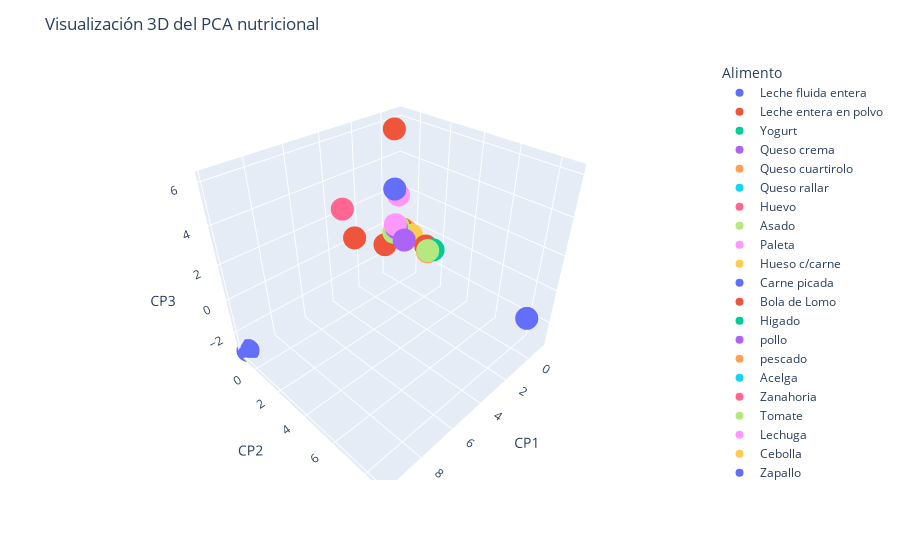

Notebook source saved alongside this figure:
### Code cell
df_plot = pd.DataFrame(X_pca[:, :3], columns=['CP1', 'CP2', 'CP3'])
df_plot['Alimento'] = y  

fig = px.scatter_3d(df_plot, x='CP1', y='CP2', z='CP3', color='Alimento')
fig.update_layout(title='Visualización 3D del PCA nutricional')
fig.show()

### Figure 1 — Plotly figure (JSON) as saved in the notebook; plotly's stock layout.template omitted (floating-point values rounded to 4 significant figures)
{"data": [{"hovertemplate": "Alimento=Leche fluida entera<br>CP1=%{x}<br>CP2=%{y}<br>CP3=%{z}<extra></extra>", "legendgroup": "Leche fluida entera", "marker": {"color": "#636efa", "symbol": "circle"}, "mode": "markers", "name": "Leche fluida entera", "scene": "scene", "showlegend": true, "type": "scatter3d", "x": [9.785], "y": [-1.12], "z": [-3.225]}, {"hovertemplate": "Alimento=Leche entera en polvo<br>CP1=%{x}<br>CP2=%{y}<br>CP3=%{z}<extra></extra>", "legendgroup": "Leche entera en polvo", "marker": {"color": "#EF553B", "symbol": "circle"}, "mode": "markers", "name": "Leche entera en polvo", "scene": "scene", "showlegend": true, "type": "scatter3d", "x": [0.7094], "y": [-0.5296], "z": [-0.7333]}, {"hovertemplate": "Alimento=Yogurt<br>CP1=%{x}<br>CP2=%{y}<br>CP3=%{z}<extra></extra>", "legendgroup": "Yogurt", "marker": {"color": "#00cc96", "symbol": "circle"}, "mode": "markers", "name": "Yogurt", "scene": "scene", "showlegend": true, "type": "scatter3d", "x": [-0.2734], "y": [-0.2831], "z": [-0.4513]}, {"hovertemplate": "Alimento=Queso crema<br>CP1=%{x}<br>CP2=%{y}<br>CP3=%{z}<extra></extra>", "legendgroup": "Queso crema", "marker": {"color": "#ab63fa", "symbol": "circle"}, "mode": "markers", "name": "Queso crema", "scene": "scene", "showlegend": true, "type": "scatter3d", "x": [-0.7856], "y": [-0.4243], "z": [-0.3297]}, {"hovertemplate": "Alimento=Queso cuartirolo<br>CP1=%{x}<br>CP2=%{y}<br>CP3=%{z}<extra></extra>", "legendgroup": "Queso cuartirolo", "marker": {"color": "#FFA15A", "symbol": "circle"}, "mode": "markers", "name": "Queso cuartirolo", "scene": "scene", "showlegend": true, "type": "scatter3d", "x": [-0.5399], "y": [-0.4403], "z": [-0.3874]}, {"hovertemplate": "Alimento=Queso rallar<br>CP1=%{x}<br>CP2=%{y}<br>CP3=%{z}<extra></extra>", "legendgroup": "Queso rallar", "marker": {"color": "#19d3f3", "symbol": "circle"}, "mode": "markers", "name": "Queso rallar", "scene": "scene", "showlegend": true, "type": "scatter3d", "x": [-0.5795], "y": [-0.3521], "z": [-0.4098]}, {"hovertemplate": "Alimento=Huevo<br>CP1=%{x}<br>CP2=%{y}<br>CP3=%{z}<extra></extra>", "legendgroup": "Huevo", "marker": {"color": "#FF6692", "symbol": "circle"}, "mode": "markers", "name": "Huevo", "scene": "scene", "showlegend": true, "type": "scatter3d", "x": [-0.4689], "y": [-0.3743], "z": [-0.2748]}, {"hovertemplate": "Alimento=Asado<br>CP1=%{x}<br>CP2=%{y}<br>CP3=%{z}<extra></extra>", "legendgroup": "Asado", "marker": {"color": "#B6E880", "symbol": "circle"}, "mode": "markers", "name": "Asado", "scene": "scene", "showlegend": true, "type": "scatter3d", "x": [0.1216], "y": [2.182], "z": [-0.1599]}, {"hovertemplate": "Alimento=Paleta <br>CP1=%{x}<br>CP2=%{y}<br>CP3=%{z}<extra></extra>", "legendgroup": "Paleta ", "marker": {"color": "#FF97FF", "symbol": "circle"}, "mode": "markers", "name": "Paleta ", "scene": "scene", "showlegend": true, "type": "scatter3d", "x": [-0.5621], "y": [0.3345], "z": [-0.274]}, {"hovertemplate": "Alimento=Hueso c/carne<br>CP1=%{x}<br>CP2=%{y}<br>CP3=%{z}<extra></extra>", "legendgroup": "Hueso c/carne", "marker": {"color": "#FECB52", "symbol": "circle"}, "mode": "markers", "name": "Hueso c/carne", "scene": "scene", "showlegend": true, "type": "scatter3d", "x": [-0.5621], "y": [0.3345], "z": [-0.274]}, {"hovertemplate": "Alimento=Carne picada<br>CP1=%{x}<br>CP2=%{y}<br>CP3=%{z}<extra></extra>", "legendgroup": "Carne picada", "marker": {"color": "#636efa", "symbol": "circle"}, "mode": "markers", "name": "Carne picada", "scene": "scene", "showlegend": true, "type": "scatter3d", "x": [-0.3709], "y": [-0.2887], "z": [-0.06833]}, {"hovertemplate": "Alimento=Bola de Lomo<br>CP1=%{x}<br>CP2=%{y}<br>CP3=%{z}<extra></extra>", "legendgroup": "Bola de Lomo", "marker": {"color": "#EF553B", "symbol": "circle"}, "mode": "markers", "name": "Bola de Lomo", "scene": "scene", "showlegend": true, "type": "scatter3d", "x": [-0.3497], "y": [-0.2833], "z": [0.008098]}, {"hovertemplate": "Alimento=Higado<br>CP1=%{x}<br>CP2=%{y}<br>CP3=%{z}<extra></extra>", "legendgroup": "Higado", "marker": {"color": "#00cc96", "symbol": "circle"}, "mode": "markers", "name": "Higado", "scene": "scene", "showlegend": true, "type": "scatter3d", "x": [-0.6594], "y": [1.905], "z": [-0.5963]}, {"hovertemplate": "Alimento=pollo<br>CP1=%{x}<br>CP2=%{y}<br>CP3=%{z}<extra></extra>", "legendgroup": "pollo", "marker": {"color": "#ab63fa", "symbol": "circle"}, "mode": "markers", "name": "pollo", "scene": "scene", "showlegend": true, "type": "scatter3d", "x": [0.1409], "y": [-0.1884], "z": [0.2934]}, {"hovertemplate": "Alimento=pescado<br>CP1=%{x}<br>CP2=%{y}<br>CP3=%{z}<extra></extra>", "legendgroup": "pescado", "marker": {"color": "#FFA15A", "symbol": "circle"}, "mode": "markers", "name": "pescado", "scene": "scene", "showlegend": true, "type": "scatter3d", "x": [-0.6066], "y": [-0.4082], "z": [-0.247]}, {"hovertemplate": "Alimento=Acelga<br>CP1=%{x}<br>CP2=%{y}<br>CP3=%{z}<extra></extra>", "legendgroup": "Acelga", "marker": {"color": "#19d3f3", "symbol": "circle"}, "mode": "markers", "name": "Acelga", "scene": "scene", "showlegend": true, "type": "scatter3d", "x": [-0.06196], "y": [-0.431], "z": [-0.3361]}, {"hovertemplate": "Alimento=Zanahoria<br>CP1=%{x}<br>CP2=%{y}<br>CP3=%{z}<extra></extra>", "legendgroup": "Zanahoria", "marker": {"color": "#FF6692", "symbol": "circle"}, "mode": "markers", "name": "Zanahoria", "scene": "scene", "showlegend": true, "type": "scatter3d", "x": [-0.1845], "y": [-0.3425], "z": [-0.1007]}, {"hovertemplate": "Alimento=Tomate<br>CP1=%{x}<br>CP2=%{y}<br>CP3=%{z}<extra></extra>", "legendgroup": "Tomate", "marker": {"color": "#B6E880", "symbol": "circle"}, "mode": "markers", "name": "Tomate", "scene": "scene", "showlegend": true, "type": "scatter3d", "x": [0.2199], "y": [-0.3118], "z": [-0.01984]}, {"hovertemplate": "Alimento=Lechuga<br>CP1=%{x}<br>CP2=%{y}<br>CP3=%{z}<extra></extra>", "legendgroup": "Lechuga", "marker": {"color": "#FF97FF", "symbol": "circle"}, "mode": "markers", "name": "Lechuga", "scene": "scene", "showlegend": true, "type": "scatter3d", "x": [-0.4089], "y": [-0.4029], "z": [-0.2592]}, {"hovertemplate": "Alimento=Cebolla<br>CP1=%{x}<br>CP2=%{y}<br>CP3=%{z}<extra></extra>", "legendgroup": "Cebolla", "marker": {"color": "#FECB52", "symbol": "circle"}, "mode": "markers", "name": "Cebolla", "scene": "scene", "showlegend": true, "type": "scatter3d", "x": [-0.05937], "y": [-0.3655], "z": [-0.1708]}, {"hovertemplate": "Alimento=Zapallo<br>CP1=%{x}<br>CP2=%{y}<br>CP3=%{z}<extra></extra>", "legendgroup": "Zapallo", "marker": {"color": "#636efa", "symbol": "circle"}, "mode": "markers", "name": "Zapallo", "scene": "scene", "showlegend": true, "type": "scatter3d", "x": [-0.42], "y": [-0.4106], "z": [-0.2797]}, {"hovertemplate": "Alimento=Manzana<br>CP1=%{x}<br>CP2=%{y}<br>CP3=%{z}<extra></extra>", "legendgroup": "Manzana", "marker": {"color": "#EF553B", "symbol": "circle"}, "mode": "markers", "name": "Manzana", "scene": "scene", "showlegend": true, "type": "scatter3d", "x": [0.0772], "y": [-0.3042], "z": [0.02442]}, {"hovertemplate": "Alimento=Naranja<br>CP1=%{x}<br>CP2=%{y}<br>CP3=%{z}<extra></extra>", "legendgroup": "Naranja", "marker": {"color": "#00cc96", "symbol": "circle"}, "mode": "markers", "name": "Naranja", "scene": "scene", "showlegend": true, "type": "scatter3d", "x": [-0.02975], "y": [-0.3297], "z": [-0.05204]}, {"hovertemplate": "Alimento=Mandarina<br>CP1=%{x}<br>CP2=%{y}<br>CP3=%{z}<extra></extra>", "legendgroup": "Mandarina", "marker": {"color": "#ab63fa", "symbol": "circle"}, "mode": "markers", "name": "Mandarina", "scene": "scene", "showlegend": true, "type": "scatter3d", "x": [-0.01125], "y": [-0.3272], "z": [-0.04629]}, {"hovertemplate": "Alimento=pera<br>CP1=%{x}<br>CP2=%{y}<br>CP3=%{z}<extra></extra>", "legendgroup": "pera", "marker": {"color": "#FFA15A", "symbol": "circle"}, "mode": "markers", "name": "pera", "scene": "scene", "showlegend": true, "type": "scatter3d", "x": [-0.5372], "y": [-0.3828], "z": [-0.1961]}, {"hovertemplate": "Alimento=Banana<br>CP1=%{x}<br>CP2=%{y}<br>CP3=%{z}<extra></extra>", "legendgroup": "Banana", "marker": {"color": "#19d3f3", "symbol": "circle"}, "mode": "markers", "name": "Banana", "scene": "scene", "showlegend": true, "type": "scatter3d", "x": [-0.2977], "y": [-0.3499], "z": [-0.08755]}, {"hovertemplate": "Alimento=Pan Frances<br>CP1=%{x}<br>CP2=%{y}<br>CP3=%{z}<extra></extra>", "legendgroup": "Pan Frances", "marker": {"color": "#FF6692", "symbol": "circle"}, "mode": "markers", "name": "Pan Frances", "scene": "scene", "showlegend": true, "type": "scatter3d", "x": [4.424], "y": [0.4622], "z": [3.358]}, {"hovertemplate": "Alimento=Arroz<br>CP1=%{x}<br>CP2=%{y}<br>CP3=%{z}<extra></extra>", "legendgroup": "Arroz", "marker": {"color": "#B6E880", "symbol": "circle"}, "mode": "markers", "name": "Arroz", "scene": "scene", "showlegend": true, "type": "scatter3d", "x": [-0.08937], "y": [-0.2851], "z": [0.2598]}, {"hovertemplate": "Alimento=Harina trigo<br>CP1=%{x}<br>CP2=%{y}<br>CP3=%{z}<extra></extra>", "legendgroup": "Harina trigo", "marker": {"color": "#FF97FF", "symbol": "circle"}, "mode": "markers", "name": "Harina trigo", "scene": "scene", "showlegend": true, "type": "scatter3d", "x": [0.2175], "y": [-0.1925], "z": [0.5158]}, {"hovertemplate": "Alimento=Harina maiz<br>CP1=%{x}<br>CP2=%{y}<br>CP3=%{z}<extra></extra>", "legendgroup": "Harina maiz", "marker": {"color": "#FECB52", "symbol": "circle"}, "mode": "markers", "name": "Harina maiz", "scene": "scene", "showlegend": true, "type": "scatter3d", "x": [-0.6959], "y": [-0.4119], "z": [-0.2492]}, {"hovertemplate": "Alimento=Fideos secos<br>CP1=%{x}<br>CP2=%{y}<br>CP3=%{z}<extra></extra>", "legendgroup": "Fideos secos", "marker": {"color": "#636efa", "symbol": "circle"}, "mode": "markers", "name": "Fideos secos", "scene": "scene", "showlegend": true, "type": "scatter3d", "x": [0.4953], "y": [8.766], "z": [-0.7401]}, {"hovertemplate": "Alimento=Papa<br>CP1=%{x}<br>CP2=%{y}<br>CP3=%{z}<extra></extra>", "legendgroup": "Papa", "marker": {"color": "#EF553B", "symbol": "circle"}, "mode": "markers", "name": "Papa", "scene": "scene", "showlegend": true, "type": "scatter3d", "x": [3.415], "y": [0.04146], "z": [1.148]}, {"hovertemplate": "Alimento=Batata<br>CP1=%{x}<br>CP2=%{y}<br>CP3=%{z}<extra></extra>", "legendgroup": "Batata", "marker": {"color": "#00cc96", "symbol": "circle"}, "mode": "markers", "name": "Batata", "scene": "scene", "showlegend": true, "type": "scatter3d", "x": [-0.6155], "y": [-0.4028], "z": [-0.25]}, {"hovertemplate": "Alimento=Aceite girasol<br>CP1=%{x}<br>CP2=%{y}<br>CP3=%{z}<extra></extra>", "legendgroup": "Aceite girasol", "marker": {"color": "#ab63fa", "symbol": "circle"}, "mode": "markers", "name": "Aceite girasol", "scene": "scene", "showlegend": true, "type": "scatter3d", "x": [0.3264], "y": [0.6139], "z": [-0.09075]}, {"hovertemplate": "Alimento=Manteca<br>CP1=%{x}<br>CP2=%{y}<br>CP3=%{z}<extra></extra>", "legendgroup": "Manteca", "marker": {"color": "#FFA15A", "symbol": "circle"}, "mode": "markers", "name": "Manteca", "scene": "scene", "showlegend": true, "type": "scatter3d", "x": [-1.092], "y": [1.133], "z": [-1.283]}, {"hovertemplate": "Alimento=Margarina<br>CP1=%{x}<br>CP2=%{y}<br>CP3=%{z}<extra></extra>", "legendgroup": "Margarina", "marker": {"color": "#19d3f3", "symbol": "circle"}, "mode": "markers", "name": "Margarina", "scene": "scene", "showlegend": true, "type": "scatter3d", "x": [-0.7248], "y": [-0.3689], "z": [-0.321]}, {"hovertemplate": "Alimento=Mayonesa<br>CP1=%{x}<br>CP2=%{y}<br>CP3=%{z}<extra></extra>", "legendgroup": "Mayonesa", "marker": {"color": "#FF6692", "symbol": "circle"}, "mode": "markers", "name": "Mayonesa", "scene": "scene", "showlegend": true, "type": "scatter3d", "x": [-0.7601], "y": [-0.3848], "z": [-0.3264]}, {"hovertemplate": "Alimento=Mortadela<br>CP1=%{x}<br>CP2=%{y}<br>CP3=%{z}<extra></extra>", "legendgroup": "Mortadela", "marker": {"color": "#B6E880", "symbol": "circle"}, "mode": "markers", "name": "Mortadela", "scene": "scene", "showlegend": true, "type": "scatter3d", "x": [-0.7903], "y": [-0.4281], "z": [-0.3138]}, {"hovertemplate": "Alimento=Paleta cocida<br>CP1=%{x}<br>CP2=%{y}<br>CP3=%{z}<extra></extra>", "legendgroup": "Paleta cocida", "marker": {"color": "#FF97FF", "symbol": "circle"}, "mode": "markers", "name": "Paleta cocida", "scene": "scene", "showlegend": true, "type": "scatter3d", "x": [-0.8106], "y": [-0.4333], "z": [-0.3281]}, {"hovertemplate": "Alimento=Galletitas saladas<br>CP1=%{x}<br>CP2=%{y}<br>CP3=%{z}<extra></extra>", "legendgroup": "Galletitas saladas", "marker": {"color": "#FECB52", "symbol": "circle"}, "mode": "markers", "name": "Galletitas saladas", "scene": "scene", "showlegend": true, "type": "scatter3d", "x": [-0.4626], "y": [-0.3198], "z": [-0.1458]}, {"hovertemplate": "Alimento=Galletitas dulces<br>CP1=%{x}<br>CP2=%{y}<br>CP3=%{z}<extra></extra>", "legendgroup": "Galletitas dulces", "marker": {"color": "#636efa", "symbol": "circle"}, "mode": "markers", "name": "Galletitas dulces", "scene": "scene", "showlegend": true, "type": "scatter3d", "x": [-0.7315], "y": [-0.4629], "z": [-0.3082]}, {"hovertemplate": "Alimento=Dulce de leche<br>CP1=%{x}<br>CP2=%{y}<br>CP3=%{z}<extra></extra>", "legendgroup": "Dulce de leche", "marker": {"color": "#EF553B", "symbol": "circle"}, "mode": "markers", "name": "Dulce de leche", "scene": "scene", "showlegend": true, "type": "scatter3d", "x": [-0.7124], "y": [1.311], "z": [-0.6329]}, {"hovertemplate": "Alimento=Mermelada<br>CP1=%{x}<br>CP2=%{y}<br>CP3=%{z}<extra></extra>", "legendgroup": "Mermelada", "marker": {"color": "#00cc96", "symbol": "circle"}, "mode": "markers", "name": "Mermelada", "scene": "scene", "showlegend": true, "type": "scatter3d", "x": [-0.7954], "y": [-0.4529], "z": [-0.3253]}, {"hovertemplate": "Alimento=Dulce de batata<br>CP1=%{x}<br>CP2=%{y}<br>CP3=%{z}<extra></extra>", "legendgroup": "Dulce de batata", "marker": {"color": "#ab63fa", "symbol": "circle"}, "mode": "markers", "name": "Dulce de batata", "scene": "scene", "showlegend": true, "type": "scatter3d", "x": [-0.8045], "y": [-0.4545], "z": [-0.3322]}, {"hovertemplate": "Alimento=Azucar<br>CP1=%{x}<br>CP2=%{y}<br>CP3=%{z}<extra></extra>", "legendgroup": "Azucar", "marker": {"color": "#FFA15A", "symbol": "circle"}, "mode": "markers", "name": "Azucar", "scene": "scene", "showlegend": true, "type": "scatter3d", "x": [-0.6891], "y": [-0.9617], "z": [-0.2635]}, {"hovertemplate": "Alimento=Gaseosa<br>CP1=%{x}<br>CP2=%{y}<br>CP3=%{z}<extra></extra>", "legendgroup": "Gaseosa", "marker": {"color": "#19d3f3", "symbol": "circle"}, "mode": "markers", "name": "Gaseosa", "scene": "scene", "showlegend": true, "type": "scatter3d", "x": [-0.6193], "y": [-0.4532], "z": [-0.3139]}, {"hovertemplate": "Alimento=Jugo conc.<br>CP1=%{x}<br>CP2=%{y}<br>CP3=%{z}<extra></extra>", "legendgroup": "Jugo conc.", "marker": {"color": "#FF6692", "symbol": "circle"}, "mode": "markers", "name": "Jugo conc.", "scene": "scene", "showlegend": true, "type": "scatter3d", "x": [-0.5166], "y": [-0.4478], "z": [-0.301]}, {"hovertemplate": "Alimento=Arvejas en lata<br>CP1=%{x}<br>CP2=%{y}<br>CP3=%{z}<extra></extra>", "legendgroup": "Arvejas en lata", "marker": {"color": "#B6E880", "symbol": "circle"}, "mode": "markers", "name": "Arvejas en lata", "scene": "scene", "showlegend": true, "type": "scatter3d", "x": [-0.8487], "y": [-1.049], "z": [-0.7436]}, {"hovertemplate": "Alimento=Tomate envasado<br>CP1=%{x}<br>CP2=%{y}<br>CP3=%{z}<extra></extra>", "legendgroup": "Tomate envasado", "marker": {"color": "#FF97FF", "symbol": "circle"}, "mode": "markers", "name": "Tomate envasado", "scene": "scene", "showlegend": true, "type": "scatter3d", "x": [0.1404], "y": [-0.02811], "z": [2.387]}, {"hovertemplate": "Alimento=Caldo conc.<br>CP1=%{x}<br>CP2=%{y}<br>CP3=%{z}<extra></extra>", "legendgroup": "Caldo conc.", "marker": {"color": "#FECB52", "symbol": "circle"}, "mode": "markers", "name": "Caldo conc.", "scene": "scene", "showlegend": true, "type": "scatter3d", "x": [-0.8114], "y": [-0.4424], "z": [-0.3453]}, {"hovertemplate": "Alimento=Cerveza<br>CP1=%{x}<br>CP2=%{y}<br>CP3=%{z}<extra></extra>", "legendgroup": "Cerveza", "marker": {"color": "#636efa", "symbol": "circle"}, "mode": "markers", "name": "Cerveza", "scene": "scene", "showlegend": true, "type": "scatter3d", "x": [0.5101], "y": [0.05195], "z": [2.898]}, {"hovertemplate": "Alimento=Vino<br>CP1=%{x}<br>CP2=%{y}<br>CP3=%{z}<extra></extra>", "legendgroup": "Vino", "marker": {"color": "#EF553B", "symbol": "circle"}, "mode": "markers", "name": "Vino", "scene": "scene", "showlegend": true, "type": "scatter3d", "x": [0.6007], "y": [0.1092], "z": [6.172]}, {"hovertemplate": "Alimento=Sal fina<br>CP1=%{x}<br>CP2=%{y}<br>CP3=%{z}<extra></extra>", "legendgroup": "Sal fina", "marker": {"color": "#00cc96", "symbol": "circle"}, "mode": "markers", "name": "Sal fina", "scene": "scene", "showlegend": true, "type": "scatter3d", "x": [-0.8444], "y": [-0.6153], "z": [-0.4708]}], "layout": {"legend": {"title": {"text": "Alimento"}, "tracegroupgap": 0}, "margin": {"t": 60}, "scene": {"domain": {"x": [0, 1], "y": [0, 1]}, "xaxis": {"title": {"text": "CP1"}}, "yaxis": {"title": {"text": "CP2"}}, "zaxis": {"title": {"text": "CP3"}}}, "title": {"text": "Visualización 3D del PCA nutricional"}}}
